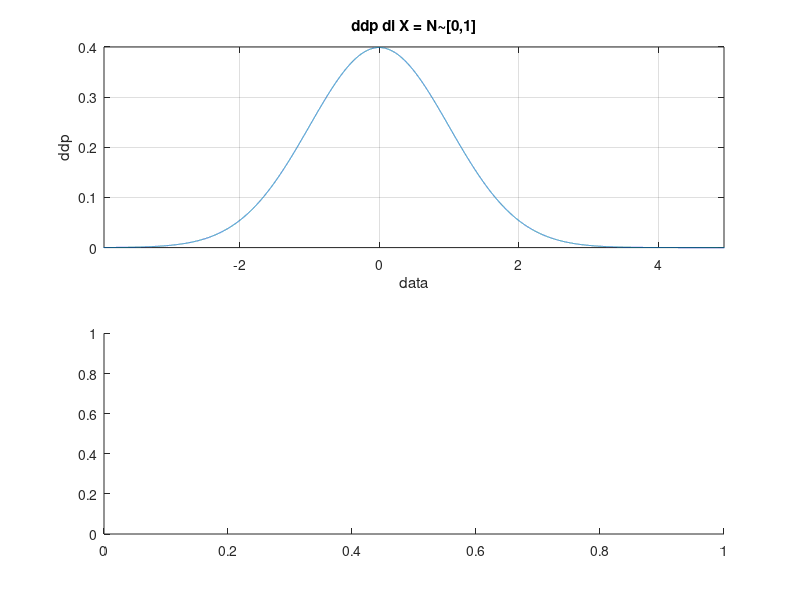

MATLAB code to generate this figure: (Note: this script raises an error after producing the figure.)
%% FUNZIONI VARIABILI CASUALI  - 29 Lab3 Random variables 2/2 - Parte 2
%   Passo da  X = VC_Normal con N~[0,1] a Y = Y = cos(X*pi)
%   Figura 1.1: Disegno la ddp di X = VC_Normal -> mediante pdf
%   Figura 1.2: Disegno la ddp di Y = cos(X*pi) -> mediante histogram
clear
clc
close all

%% INIZIALIZZAZIONE
n = 25000;
%   Creo l'oggetto X = VC_Normal con N~[0,1]
N_VC = makedist( 'normal', 'mu', 0, 'sigma', 1);

rng();
x_values_RNG = random(N_VC, n, 1); 
y_values_RNG = cos(x_values_RNG*pi);
%   x_values_RNG = vettore di n lanci di VC_Normal
%   y_values_RNG = vettore dove gli n lanci di x_values_RNG vengono
%                  moltiplicati *pi e diventano l'argomento di un coseno

%% DISEGNO SOTTOFIGURA PER LA ddp di X=VC_Normal
figure(1);
subplot(2,1,1)
x_values_linspace = linspace (-5,5,n);
x_values_pdf = pdf(N_VC, x_values_linspace);
plot(x_values_linspace,x_values_pdf);

grid on
xlabel('data');
ylabel('ddp');
title('ddp di X = N~[0,1]');
xlim([min(x_values_RNG),max(x_values_RNG)]); 
%   xlim -> Scelto arbitrariamente perchè il valore più piccolo è nelle X 
%           e il valore più grande è nelle Y

%% DISEGNO SOTTOFIGURA PER L'ISTOGRAMMA di Y=cos(X*pi)
subplot(2,1,2)
histogram(y_values_RNG,round(sqrt(n)),'Normalization','pdf');

grid on
xlabel('data');
ylabel('pdf');
title('ddp di Y = cos(pi*X)');
xlim([min(x_values_RNG),max(y_values_RNG)]); 
%   xlim -> Scelto arbitrariamente perchè il valore più piccolo è nelle X 
%           e il valore più grande è nelle Y